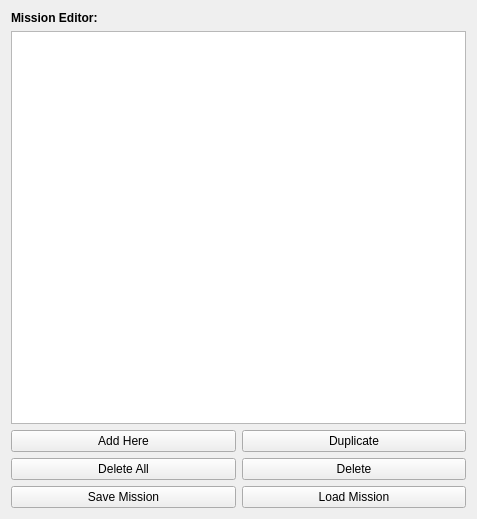
<?xml version="1.0" encoding="UTF-8"?>
<ui version="4.0">
 <class>Form</class>
 <widget class="QWidget" name="Form">
  <property name="geometry">
   <rect>
    <x>0</x>
    <y>0</y>
    <width>477</width>
    <height>519</height>
   </rect>
  </property>
  <property name="windowTitle">
   <string>Form</string>
  </property>
  <layout class="QVBoxLayout" name="verticalLayout">
   <item>
    <layout class="QVBoxLayout" name="verticalLayout_3">
     <item>
      <widget class="QLabel" name="label">
       <property name="font">
        <font>
         <weight>75</weight>
         <bold>true</bold>
        </font>
       </property>
       <property name="text">
        <string>Mission Editor:</string>
       </property>
      </widget>
     </item>
     <item>
      <widget class="QWaypointListWidget" name="waypointList">
       <property name="sizePolicy">
        <sizepolicy hsizetype="Preferred" vsizetype="Expanding">
         <horstretch>0</horstretch>
         <verstretch>0</verstretch>
        </sizepolicy>
       </property>
       <property name="minimumSize">
        <size>
         <width>400</width>
         <height>0</height>
        </size>
       </property>
      </widget>
     </item>
     <item>
      <layout class="QVBoxLayout" name="button_holder">
       <item>
        <layout class="QHBoxLayout" name="horizontalLayout"/>
       </item>
       <item>
        <layout class="QHBoxLayout" name="horizontalLayout_4">
         <item>
          <widget class="QPushButton" name="addButton">
           <property name="text">
            <string>Add Here</string>
           </property>
          </widget>
         </item>
         <item>
          <widget class="QPushButton" name="duplicateButton">
           <property name="text">
            <string>Duplicate</string>
           </property>
          </widget>
         </item>
        </layout>
       </item>
       <item>
        <layout class="QHBoxLayout" name="horizontalLayout_3">
         <item>
          <widget class="QPushButton" name="deleteAllButton">
           <property name="text">
            <string>Delete All</string>
           </property>
          </widget>
         </item>
         <item>
          <widget class="QPushButton" name="deleteButton">
           <property name="text">
            <string>Delete</string>
           </property>
          </widget>
         </item>
        </layout>
       </item>
       <item>
        <layout class="QHBoxLayout" name="horizontalLayout_2">
         <item>
          <widget class="QPushButton" name="saveButton">
           <property name="text">
            <string>Save Mission</string>
           </property>
          </widget>
         </item>
         <item>
          <widget class="QPushButton" name="loadButton">
           <property name="text">
            <string>Load Mission</string>
           </property>
          </widget>
         </item>
        </layout>
       </item>
      </layout>
     </item>
    </layout>
   </item>
  </layout>
 </widget>
 <customwidgets>
  <customwidget>
   <class>QWaypointListWidget</class>
   <extends>QListWidget</extends>
   <header>widgets/mission_editor/pathing/QWaypointListWidget</header>
  </customwidget>
 </customwidgets>
 <resources/>
 <connections/>
</ui>
